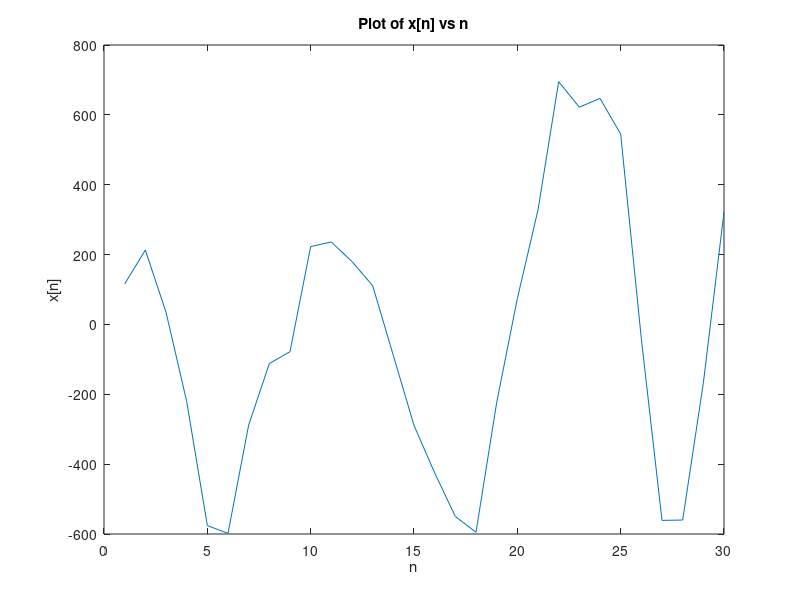
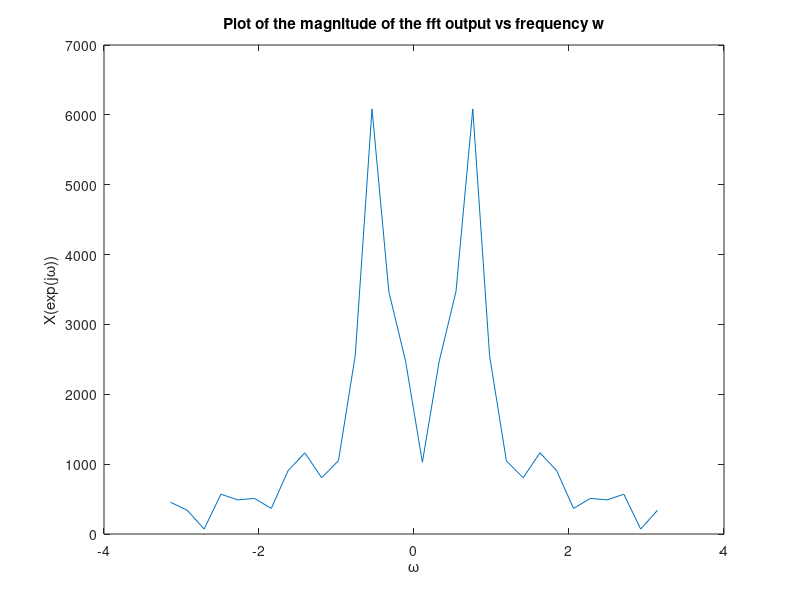
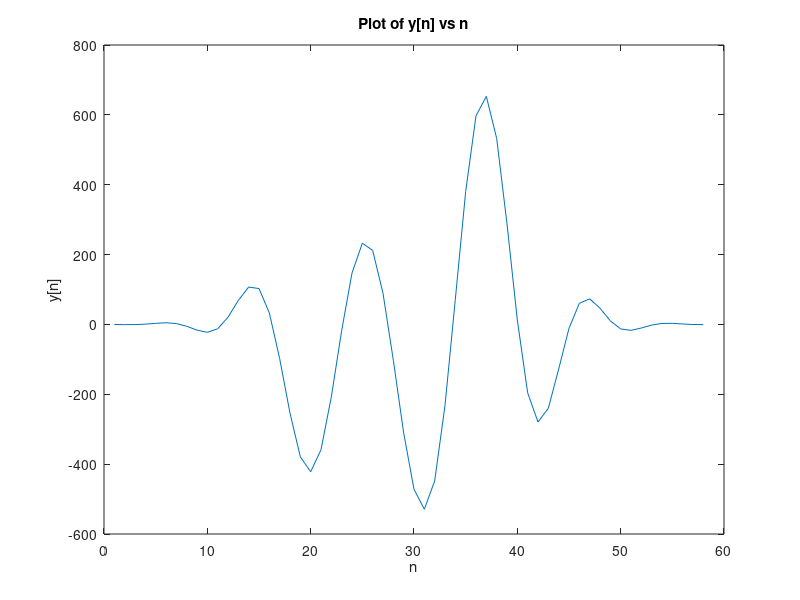

These charts were generated, in order, by the following MATLAB code:

%1(a)
n_1 = 1:30;
x_1 = [116.000000,213.000000,35.000000,-220.000000,-576.000000,-598.000000,-288.000000,-112.000000,-78.000000,223.000000,236.000000,180.000000,111.000000,-89.000000,-289.000000,-425.000000,-550.000000,-595.000000,-224.000000,74.000000,328.000000,695.000000,622.000000,647.000000,545.000000,-41.000000,-561.000000,-560.000000,-168.000000,322.000000 ];

figure %1
plot(n_1,x_1);
xlabel('n');
ylabel('x[n]');
title('Plot of x[n] vs n');

%1(b)
n_1_pi = linspace(-pi,pi,30);
X_1 = fft(x_1);
X_1_abs = abs(X_1);
X_1_shift = fftshift(X_1_abs);

figure %2
plot(n_1_pi,X_1_shift);
xlabel('\omega');
ylabel('X(exp(j\omega))');
title('Plot of the magnitude of the fft output vs frequency w');


h = fir1(28, 6/24);
fliplr(h)

y = conv(x_1,h);
figure %1
plot(y);
xlabel('n');
ylabel('y[n]');
title('Plot of y[n] vs n');
